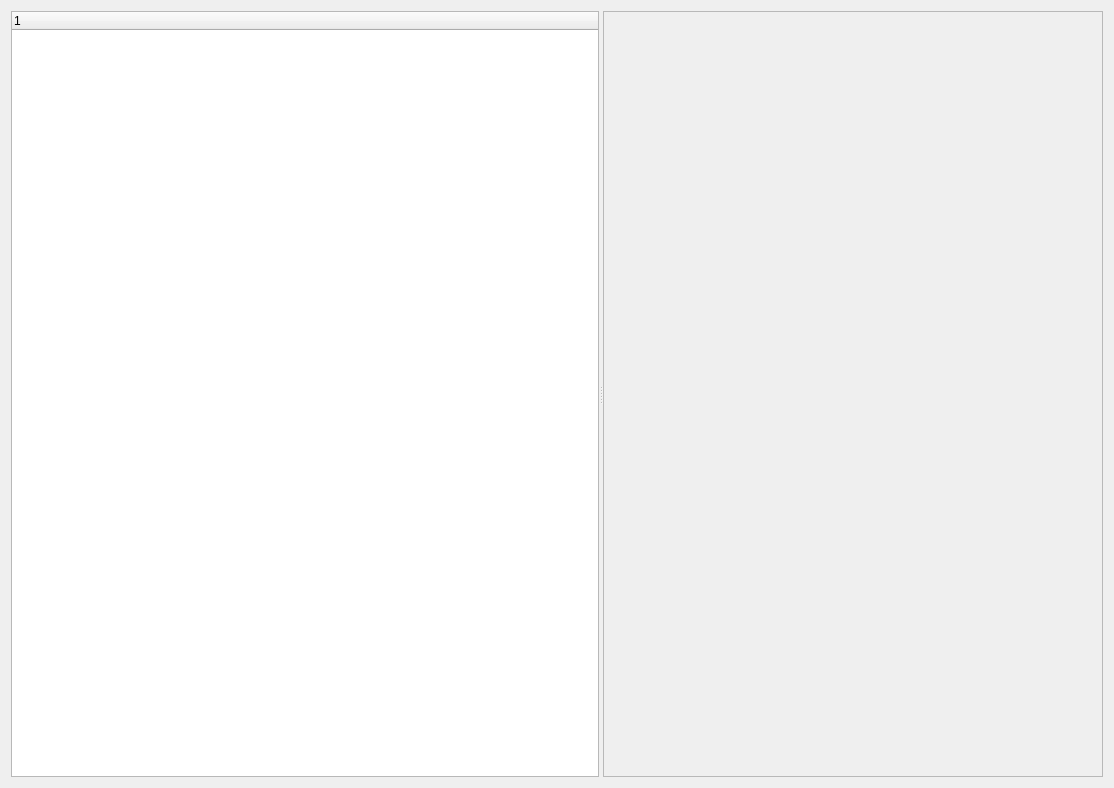
<?xml version="1.0" encoding="UTF-8"?>
<ui version="4.0">
 <class>Form</class>
 <widget class="QWidget" name="Form">
  <property name="geometry">
   <rect>
    <x>0</x>
    <y>0</y>
    <width>1114</width>
    <height>788</height>
   </rect>
  </property>
  <property name="windowTitle">
   <string>Form</string>
  </property>
  <property name="styleSheet">
   <string notr="true">QPushButton[isfiles=true]{
	text-align: left;
}</string>
  </property>
  <layout class="QHBoxLayout" name="horizontalLayout">
   <item>
    <widget class="QSplitter" name="splitter">
     <property name="orientation">
      <enum>Qt::Horizontal</enum>
     </property>
     <widget class="QWidget" name="widget" native="true">
      <layout class="QHBoxLayout" name="horizontalLayout_3">
       <item>
        <widget class="QTreeWidget" name="left_tree">
         <property name="minimumSize">
          <size>
           <width>300</width>
           <height>0</height>
          </size>
         </property>
         <property name="maximumSize">
          <size>
           <width>16777215</width>
           <height>16777215</height>
          </size>
         </property>
         <column>
          <property name="text">
           <string notr="true">1</string>
          </property>
         </column>
        </widget>
       </item>
      </layout>
     </widget>
     <widget class="QWidget" name="widget_2" native="true">
      <property name="minimumSize">
       <size>
        <width>500</width>
        <height>0</height>
       </size>
      </property>
      <property name="maximumSize">
       <size>
        <width>16777215</width>
        <height>16777215</height>
       </size>
      </property>
      <layout class="QVBoxLayout" name="verticalLayout">
       <item>
        <widget class="QScrollArea" name="right_scroll">
         <property name="widgetResizable">
          <bool>true</bool>
         </property>
         <widget class="QWidget" name="right_scroll_widget">
          <property name="geometry">
           <rect>
            <x>0</x>
            <y>0</y>
            <width>472</width>
            <height>734</height>
           </rect>
          </property>
          <layout class="QVBoxLayout" name="verticalLayout_2">
           <property name="spacing">
            <number>0</number>
           </property>
          </layout>
         </widget>
        </widget>
       </item>
      </layout>
     </widget>
    </widget>
   </item>
  </layout>
 </widget>
 <resources/>
 <connections/>
</ui>
